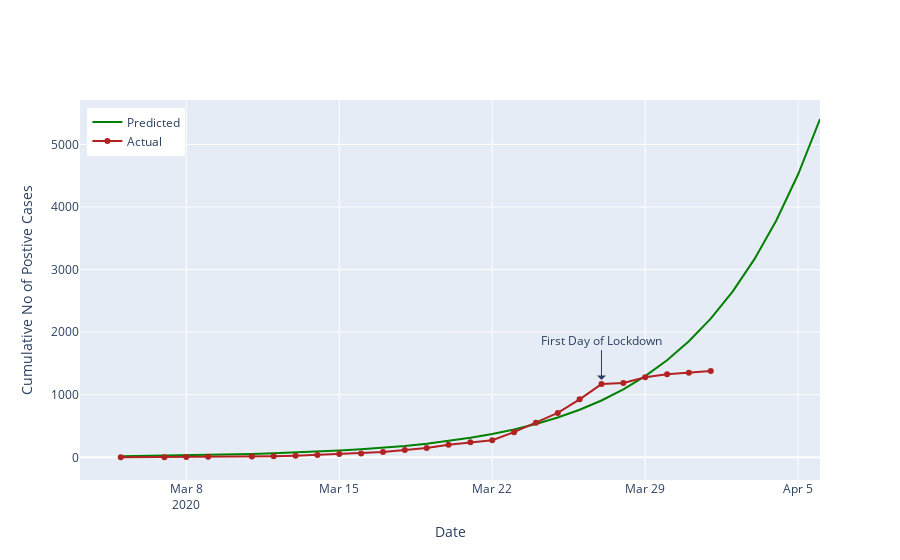

The cell this chart's notebook holds for it:
### Code cell
fig_daily_cum_confirm = go.Figure(layout = dict(xaxis_title="Date",
                                                yaxis_title="Cumulative No of Postive Cases",
                                                legend=dict(x=0.01, y=.98), xaxis=dict(fixedrange=True),
                                                yaxis=dict(fixedrange=True), hovermode='x'))

# Predict
fig_daily_cum_confirm.add_trace(go.Scatter(x=daily_cumulative_predict['date'], 
                                        y=daily_cumulative_predict['cumulative_cases'], hoverinfo='x+y', mode='lines', 
                                        marker=dict(color='green'))) # , name='Predicted'

# Actual
fig_daily_cum_confirm.add_trace(go.Scatter(x=daily_cumulative_confirmed['date'], 
                                           y=daily_cumulative_confirmed['cumulative_cases'], hoverinfo='x+y', mode='markers+lines', 
                                           marker=dict(color='firebrick'))) 

fig_daily_cum_confirm.update_layout(
    annotations=[
        dict(
            x=pd.to_datetime('2020-03-27', format='%Y/%m/%d'),
            y=1170,
            xref="x",
            yref="y",
            text="First Day of Lockdown",
            showarrow=True,
            arrowsize=1.5,
            arrowhead=1,
            yshift=4,
            ax=0,
            ay=-40
        )
    ],
)

fig_daily_cum_confirm.data[0].name = "Predicted"
fig_daily_cum_confirm.data[1].name = "Actual"


fig_daily_cum_confirm.data[0].hovertemplate = '%{y}<extra></extra>'
fig_daily_cum_confirm.data[1].hovertemplate = '%{y}<extra></extra>'
fig_daily_cum_confirm.show(config = dict(displayModeBar=False))

### Figure 1 — Plotly figure (JSON) as saved in the notebook; plotly's stock layout.template omitted (floating-point values rounded to 4 significant figures)
{"data": [{"hoverinfo": "x+y", "hovertemplate": "%{y}<extra></extra>", "marker": {"color": "green"}, "mode": "lines", "name": "Predicted", "type": "scatter", "x": ["2020-03-05T00:00:00", "2020-03-07T00:00:00", "2020-03-08T00:00:00", "2020-03-09T00:00:00", "2020-03-11T00:00:00", "2020-03-12T00:00:00", "2020-03-13T00:00:00", "2020-03-14T00:00:00", "2020-03-15T00:00:00", "2020-03-16T00:00:00", "2020-03-17T00:00:00", "2020-03-18T00:00:00", "2020-03-19T00:00:00", "2020-03-20T00:00:00", "2020-03-21T00:00:00", "2020-03-22T00:00:00", "2020-03-23T00:00:00", "2020-03-24T00:00:00", "2020-03-25T00:00:00", "2020-03-26T00:00:00", "2020-03-27T00:00:00", "2020-03-28T00:00:00", "2020-03-29T00:00:00", "2020-03-30T00:00:00", "2020-03-31T00:00:00", "2020-04-01T00:00:00", "2020-04-02T00:00:00", "2020-04-03T00:00:00", "2020-04-04T00:00:00", "2020-04-05T00:00:00", "2020-04-06T00:00:00"], "y": [18, 26, 31, 37, 52, 63, 75, 89, 107, 128, 153, 182, 218, 261, 311, 372, 445, 532, 636, 760, 908, 1086, 1298, 1551, 1854, 2216, 2649, 3166, 3784, 4523, 5406]}, {"hoverinfo": "x+y", "hovertemplate": "%{y}<extra></extra>", "marker": {"color": "firebrick"}, "mode": "markers+lines", "name": "Actual", "type": "scatter", "x": ["2020-03-05T00:00:00", "2020-03-07T00:00:00", "2020-03-08T00:00:00", "2020-03-09T00:00:00", "2020-03-11T00:00:00", "2020-03-12T00:00:00", "2020-03-13T00:00:00", "2020-03-14T00:00:00", "2020-03-15T00:00:00", "2020-03-16T00:00:00", "2020-03-17T00:00:00", "2020-03-18T00:00:00", "2020-03-19T00:00:00", "2020-03-20T00:00:00", "2020-03-21T00:00:00", "2020-03-22T00:00:00", "2020-03-23T00:00:00", "2020-03-24T00:00:00", "2020-03-25T00:00:00", "2020-03-26T00:00:00", "2020-03-27T00:00:00", "2020-03-28T00:00:00", "2020-03-29T00:00:00", "2020-03-30T00:00:00", "2020-03-31T00:00:00", "2020-04-01T00:00:00"], "y": [1, 2, 3, 7, 13, 16, 24, 38, 51, 62, 85, 116, 150, 202, 240, 274, 402, 554, 709, 927, 1170, 1187, 1280, 1326, 1353, 1380]}], "layout": {"annotations": [{"arrowhead": 1, "arrowsize": 1.5, "ax": 0, "ay": -40, "showarrow": true, "text": "First Day of Lockdown", "x": "2020-03-27T00:00:00", "xref": "x", "y": 1170, "yref": "y", "yshift": 4}], "hovermode": "x", "legend": {"x": 0.01, "y": 0.98}, "xaxis": {"fixedrange": true, "title": {"text": "Date"}}, "yaxis": {"fixedrange": true, "title": {"text": "Cumulative No of Postive Cases"}}}}
